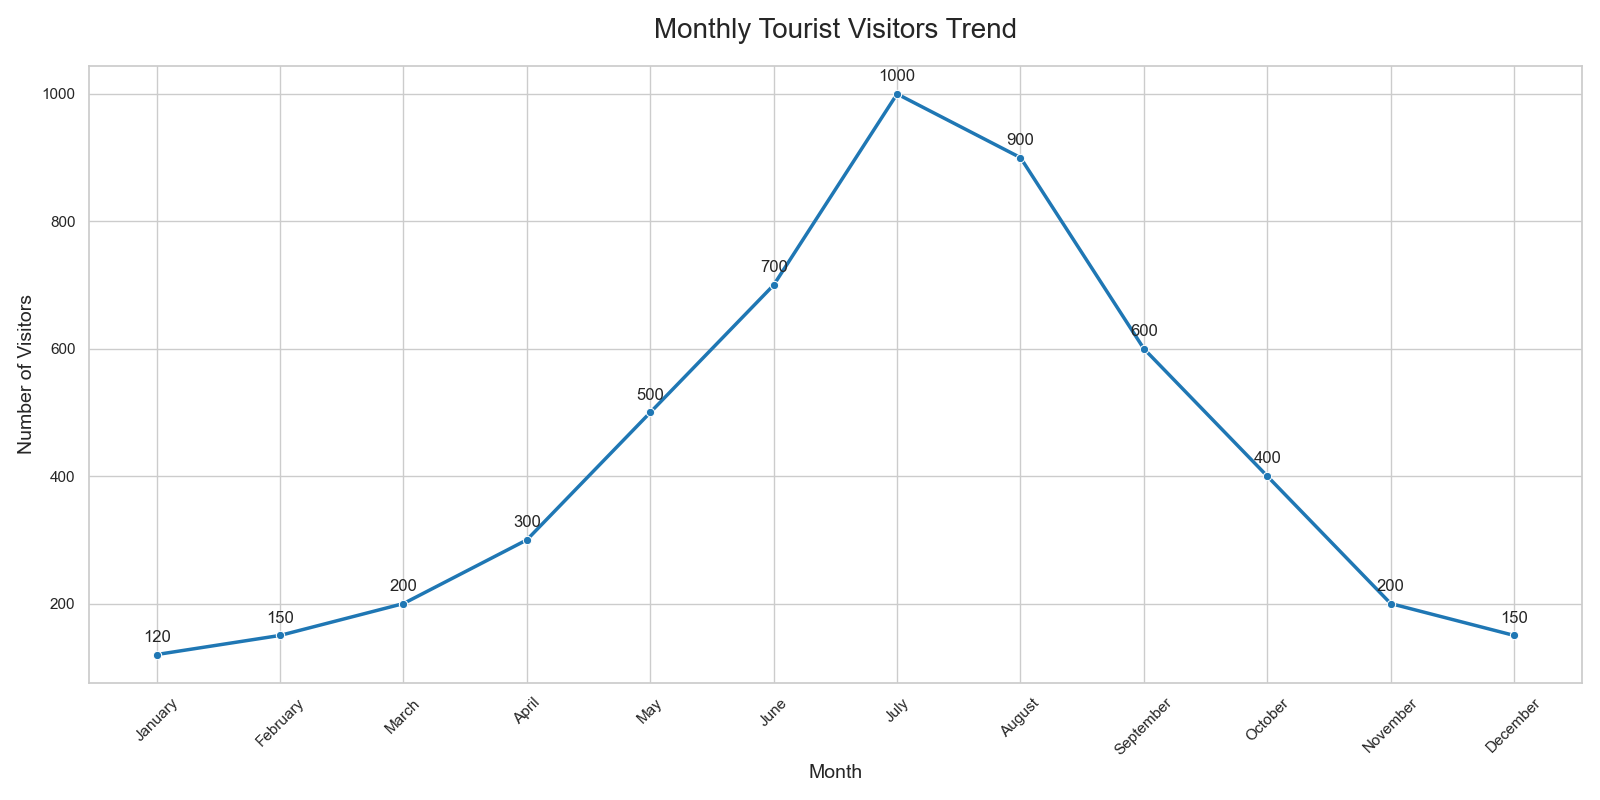

This chart was generated by the following Python code:

import pandas as pd
import seaborn as sns
import matplotlib.pyplot as plt

# Creating the dataset
data = {
    'Month': ['January', 'February', 'March', 'April', 'May', 'June', 
              'July', 'August', 'September', 'October', 'November', 'December'],
    'Visitors': [120, 150, 200, 300, 500, 700, 1000, 900, 600, 400, 200, 150]
}

# Convert the dictionary into a DataFrame
df = pd.DataFrame(data)

# Creating a line chart using seaborn
plt.figure(figsize=(16, 8))  # width: 16 inches, height: 8 inches
sns.set_theme(style="whitegrid")

# Plotting the data
lineplot = sns.lineplot(x='Month', y='Visitors', data=df, 
                        color="#1f77b4", linewidth=2.5, marker='o')

# Annotating each point with its value
for i in range(df.shape[0]):
    plt.text(df['Month'][i], df['Visitors'][i] + 20, 
             df['Visitors'][i], horizontalalignment='center')

# Customizing the chart appearance
lineplot.set_title('Monthly Tourist Visitors Trend', fontsize=20, pad=20)
lineplot.set_xlabel('Month', fontsize=14)
lineplot.set_ylabel('Number of Visitors', fontsize=14)
plt.xticks(rotation=45)  # Rotate the x labels for better readability
plt.tight_layout()  # Adjusts the plot to make sure everything fits without overlap

# Display the plot
plt.show()
